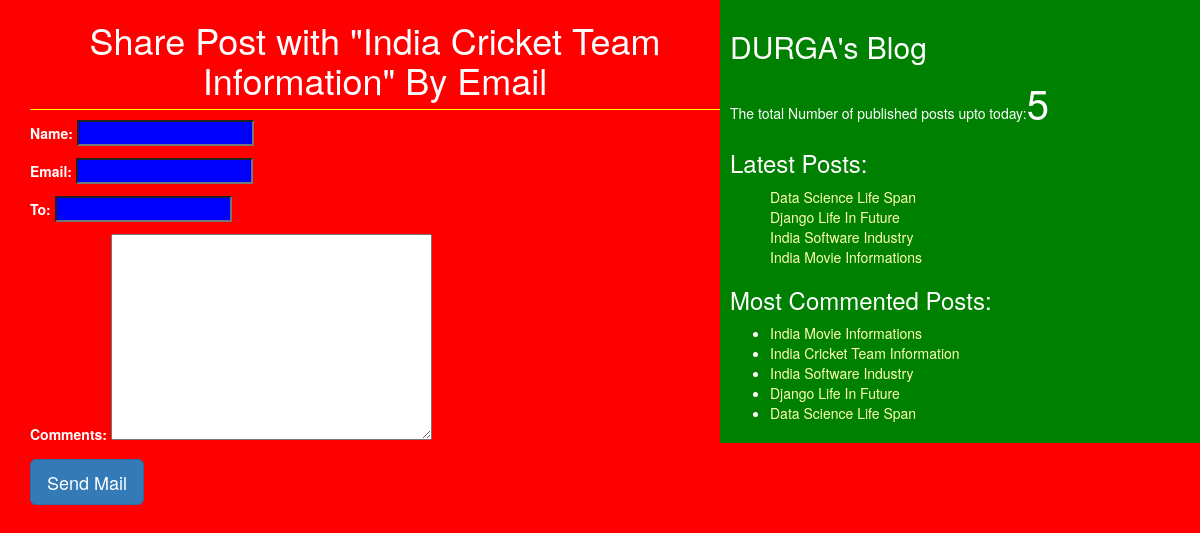
/1/share/, run on the app's committed database.
### blog/models.py (models this page shows, shortened)
class Post(models.Model):
    STATUS_CHOICES = (('draft','Draft'),('published','Published'))
    title = models.CharField(max_length=256)
    slug = models.SlugField(max_length=264,unique_for_date='publish')
    author = models.ForeignKey(User,related_name='blog_posts', on_delete=models.CASCADE)
    body = models.TextField()
    publish = models.DateTimeField(default=timezone.now)
    created = models.DateTimeField(auto_now_add=True)
    updated = models.DateTimeField(auto_now=True)
    status = models.CharField(max_length=10,choices=STATUS_CHOICES,default='draft')
    objects = CustomManager()
    tags = TaggableManager()
    class Meta:
        ordering = ('-publish',)
    def get_absolute_url(self):
        return reverse('post_detail',args=[self.publish.year,self.publish.strftime('%m'),self.publish.strftime('%d'),self.slug])

### blog/views.py (the view)
# urls.py: re_path(r'^(?P<id>\d+)/share/$',views.mail_send_view),
def mail_send_view(request,id):
    post = get_object_or_404(Post,id=id,status='published')
    sent = False
    if request.method =='POST':
        form=EmailSendForm(request.POST)
        if form.is_valid():
            cd = form.cleaned_data
            subject = '{}({}) recommends you to read "{}"'.format(cd['name'],cd['email'],post.title)
            post_url=request.build_absolute_uri(post.get_absolute_url())
            message = 'Read Post At:\n{}|\n\n{}\'s Comments:\n{}'.format(post_url,cd['name'],cd['comments'])
            send_mail(subject,message,'akshaypythondev@gmail.com',[cd['to']])
            sent=True
    else:
        form = EmailSendForm()
    return render(request,'blog/sharebymail.html',{'form':form,'post':post,'sent':sent})

### blog/forms.py
class EmailSendForm(forms.Form):
    name = forms.CharField()
    email = forms.EmailField()
    to = forms.EmailField()
    comments = forms.CharField(required=False,widget=forms.Textarea)

### blog/models.py (called while the page is built)
    def get_queryset(self):
        return super().get_queryset().filter(status='published')

### blog/templatetags/blog_tags.py (called while the page is built)
@register.simple_tag(name='my_tag')
def total_posts():
    return Post.objects.count()

@register.inclusion_tag('blog/latest_posts123.html')
def show_latest_posts(count=10):
    latest_posts=Post.objects.order_by('-publish')[:count]
    return {'latest_posts':latest_posts}

@register.simple_tag
def get_most_commented_posts(count=5):
    return Post.objects.annotate(total_comments=Count('comments')).order_by('-total_comments')[:count]

### templates/blog/sharebymail.html (shortened to what this page needs)
{% extends 'blog/base.html' %}
{% block content %}
{% if sent %}
<h1>Email Successfully Sent!!!</h1>
<h2>Post with the title: {{post.title}} information shared by email</h2>
{% else %}
<h1>Share Post with "{{post.title}}" By Email</h1>
  <form method='POST'>
    {{form.as_p}}
    <input type="submit" class='btn btn-primary btn-lg' value="Send Mail">
  </form>
{% endif %}
{% endblock %}

### templates/blog/base.html (shortened to what this page needs)
<!DOCTYPE html>
{% load static %}
{% load blog_tags %}
<html lang="en" dir="ltr">
  <head>
    <link rel="stylesheet" href="https://cdn.jsdelivr.net/npm/bootstrap@3.3.7/dist/css/bootstrap.min.css">
    <link rel="stylesheet" href="{% static 'css/blog.css' %}">
  </head>
  <body>
    <div class="content">
      {% block content %} {% endblock %}
    </div>
    <div class="sidebar">
      <h2>DURGA's Blog</h2>
      <p>The total Number of published posts upto today:<span id='pcount'>{% my_tag %}</span></p>
      <h3>Latest Posts:</h3>{% show_latest_posts 4%}
      <h3>Most Commented Posts:</h3>
      {% get_most_commented_posts as most_commented_posts %}
      <ul>
        {% for post in most_commented_posts %}
        <li><a href="{{post.get_absolute_url}}">{{post.title}}</a><br></li>
        {% endfor %}
      </ul>
    </div>
  </body>
</html>

### templates/blog/latest_posts123.html
<ul>
  {% for post in latest_posts %}
  <a href="{{post.get_absolute_url}}">{{post.title}}</a><br>
  {% endfor %}
</ul>

### static/css/blog.css (style rules this page uses)
.content { width:60%; float:left; padding:0 0 0 30px; background: red; height: 100%; }
.sidebar { width:40%; float:right; padding: 10px; background: green; height: 100%; }
h1 { text-align: center; border-bottom: 1px solid yellow; padding-bottom: 10px; }
body { color: white; background: red; }
a { color: #ffffb3; }
input { background: blue; color: white; }
#pcount { font-size: 40px; colot: yellow; fot-weight: bold; }

### data on the page
Post: title "India Cricket Team Information"
Post: title "Data Science Life Span"
Post: title "Django Life In Future"
Post: title "India Software Industry"
Post: title "India Movie Informations"
